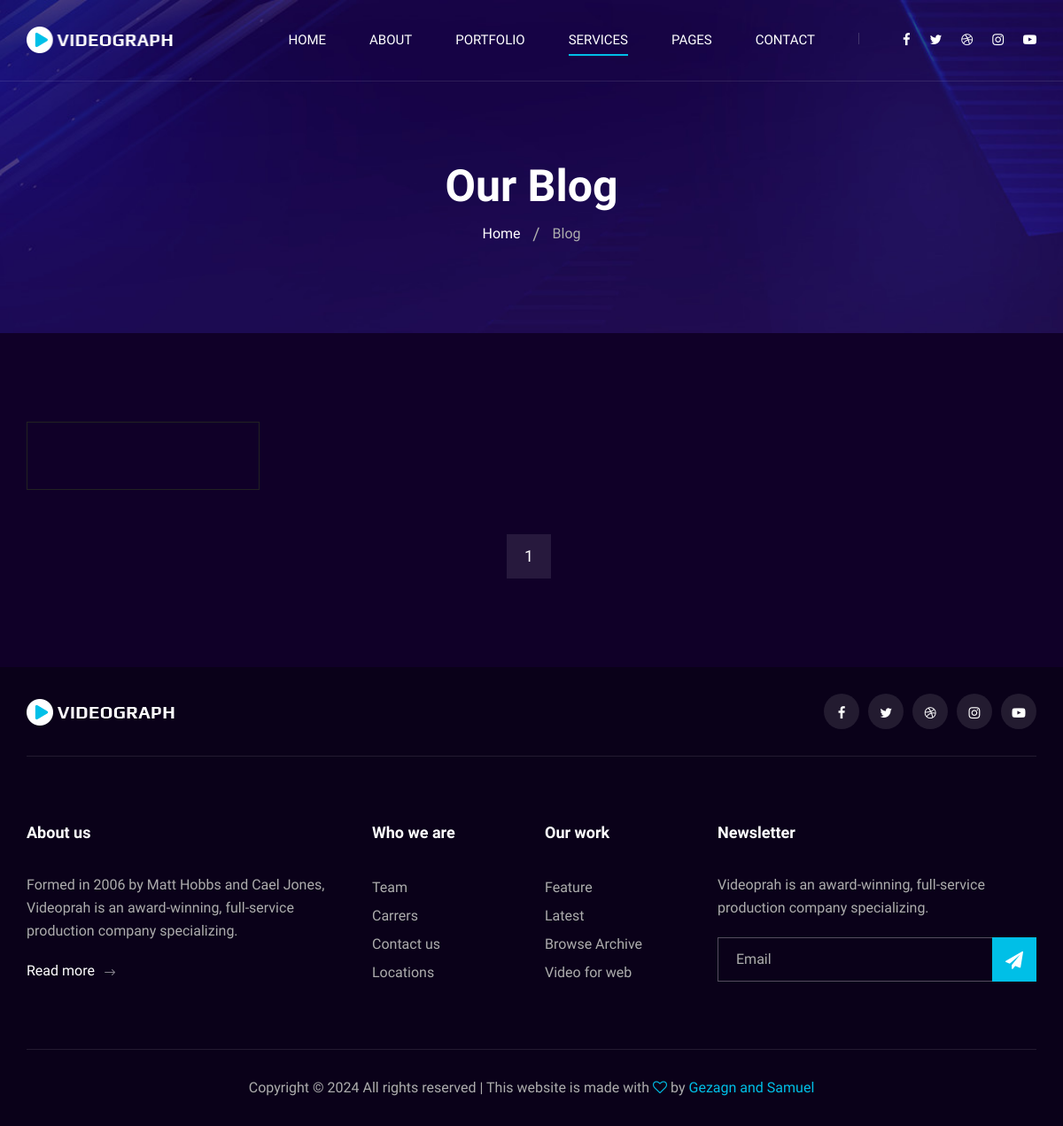
/blog, run on an earlier commit of the app's database.
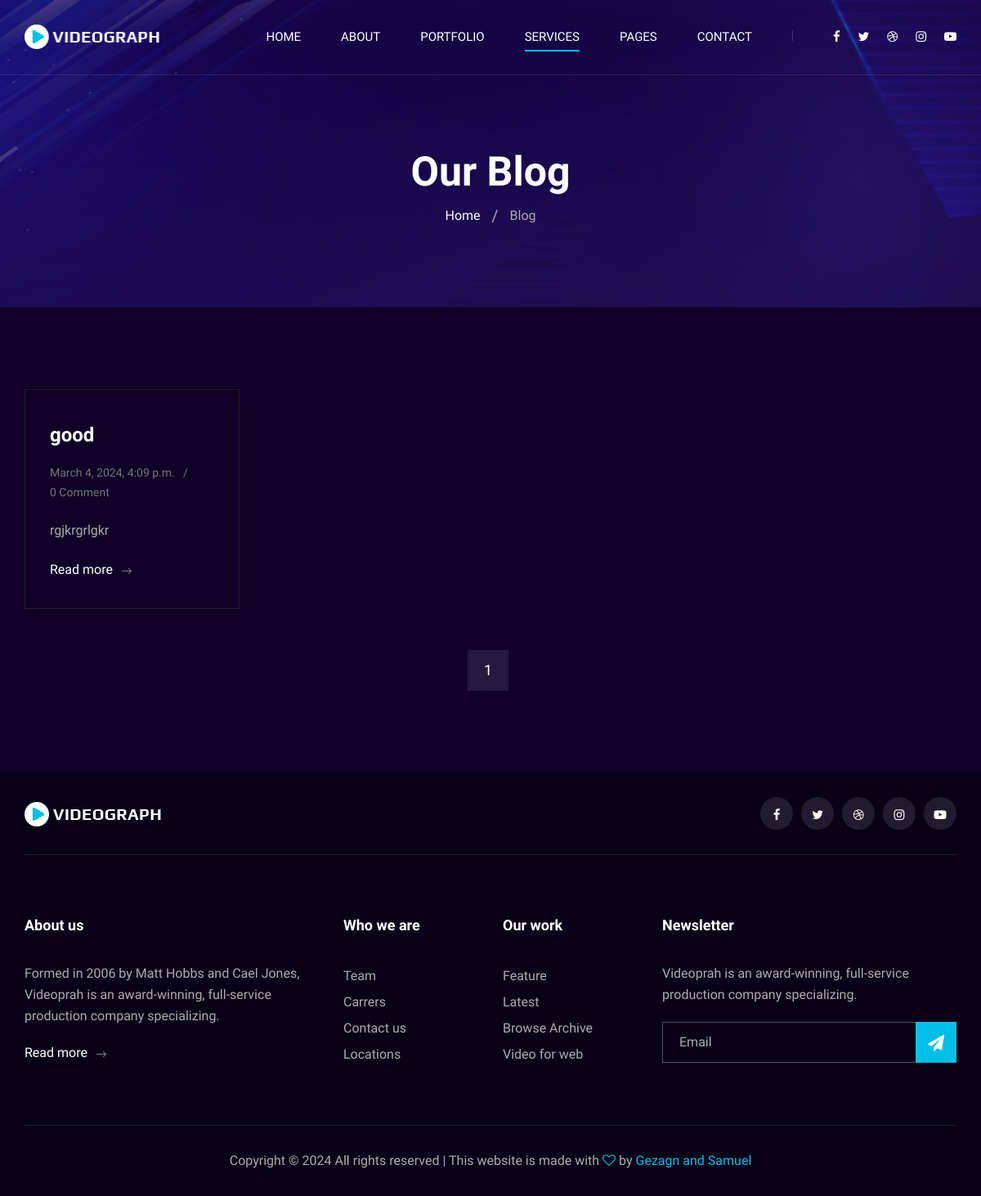
And on a later commit of the database.
### vidgraph/models.py (models this page shows)
class Blog(models.Model):
    title=models.CharField(max_length=500)
    author=models.ForeignKey(User,on_delete=models.CASCADE)
    created_on=models.DateTimeField(auto_now_add=True)
    body=models.TextField()

### vidgraph/views.py (the view)
# urls.py: path('blog',views.Blogs.as_view(), name='blog'),
class Blogs(ListView):
    model = Blog
    template_name = 'blog.html'
    context_object_name = 'posts'
    paginate_by = 1
    def get_queryset(self):
        return Blog.objects.all()
    def get_context_data(self, **kwargs):
        context = super().get_context_data(**kwargs)
        blog_list = self.get_queryset()
        paginator = Paginator(blog_list, self.paginate_by)
        page = self.request.GET.get('page')
        try:
            posts = paginator.page(page)
        except PageNotAnInteger:
            posts = paginator.page(1)
        except EmptyPage:
            posts = paginator.page(paginator.num_pages)
        context['posts'] = posts
        return context

### templates/blog.html (shortened to what this page needs)
<!DOCTYPE html>
{% load static%}
<html lang="zxx">
<head>
    <link rel="stylesheet" href="{% static 'css/bootstrap.min.css' %}" type="text/css">
    <link rel="stylesheet" href="{% static 'css/font-awesome.min.css' %}" type="text/css">
    <link rel="stylesheet" href="{% static 'css/elegant-icons.css' %}" type="text/css">
    <link rel="stylesheet" href="{% static 'css/owl.carousel.min.css' %}" type="text/css">
    <link rel="stylesheet" href="{% static 'css/magnific-popup.css' %}" type="text/css">
    <link rel="stylesheet" href="{% static 'css/slicknav.min.css' %}" type="text/css">
    <link rel="stylesheet" href="{% static 'css/style.css' %}" type="text/css">
</head>
<body>
    <header class="header">
        <div class="container">
            <div class="row">
                <div class="col-lg-2">
                    <div class="header__logo">
                        <a href="{% url 'home' %}"><img src="img/logo.png" alt=""></a>
                    </div>
                </div>
                <div class="col-lg-10">
                    <div class="header__nav__option">
                        <nav class="header__nav__menu mobile-menu">
                            <ul>
                                <li><a href="{% url 'home'%}">Home</a></li>
                                <li><a href="{% url 'about' %}">About</a></li>
                                <li><a href="{% url 'portfolio' %}">Portfolio</a></li>
                                <li class="active"><a href="{% url 'service' %}">Services</a></li>
                                <li><a href="#">Pages</a>
                                </li>
                                <li><a href="{% url 'contactus' %}">Contact</a></li>
                            </ul>
                        </nav>
                        <div class="header__nav__social">
                            <a href="#"><i class="fa fa-facebook"></i></a>
                            <a href="#"><i class="fa fa-twitter"></i></a>
                            <a href="#"><i class="fa fa-dribbble"></i></a>
                            <a href="#"><i class="fa fa-instagram"></i></a>
                            <a href="#"><i class="fa fa-youtube-play"></i></a>
                        </div>
                    </div>
                </div>
            </div>
        </div>
    </header>
    <div class="breadcrumb-option spad set-bg" data-setbg="{% static 'img/breadcrumb-bg.jpg' %}">
        <div class="container">
            <div class="row">
                <div class="col-lg-12 text-center">
                    <div class="breadcrumb__text">
                        <h2>Our Blog</h2>
                        <div class="breadcrumb__links">
                            <a href="{% url 'home' %}">Home</a>
                            <span>Blog</span>
                        </div>
                    </div>
                </div>
            </div>
        </div>
    </div>
    <section class="blog spad">
        <div class="container">
            <div class="row">
                <div class="col-lg-3 col-md-6 col-sm-6">
                    <div class="blog__item">
                        {% for post in posts %}
                       <h4> {{post.title}}</h4>
                        <ul>
                            <li>{{post.created_on}}</li>
                            <li>{{post.comments.count}} Comment</li>
                        </ul>
                            <p>{{post.body|slice:100}}</p>
                        <a href="{% url 'blog-detail' post.id %}">Read more <span class="arrow_right"></span></a>
                    {% endfor %}
                    </div>
                </div>
            </div>
    <div class="row">
    <div class="col-lg-12">
        <div class="pagination__option blog__pagi">
            {% for page in posts.paginator.page_range %}
                {% if posts.number == page %}
                    <span class="number__pagination current">{{ page }}</span>
                {% else %}
                    <a href="?page={{ page }}" class="number__pagination">{{ page }}</a>
                {% endif %}
            {% endfor %}
        </div>
    </div>
</div>
        </div>
    </section>
    <footer class="footer">
        <div class="container">
            <div class="footer__top">
                <div class="row">
                    <div class="col-lg-6 col-md-6">
                        <div class="footer__top__logo">
                            <a href="#"><img src="{% static 'img/logo.png' %}" alt=""></a>
                        </div>
                    </div>
                    <div class="col-lg-6 col-md-6">
                        <div class="footer__top__social">
                            <a href="#"><i class="fa fa-facebook"></i></a>
                            <a href="#"><i class="fa fa-twitter"></i></a>
                            <a href="#"><i class="fa fa-dribbble"></i></a>
                            <a href="#"><i class="fa fa-instagram"></i></a>
                            <a href="#"><i class="fa fa-youtube-play"></i></a>
                        </div>
                    </div>
                </div>
            </div>
            <div class="footer__option">
                <div class="row">
                    <div class="col-lg-4 col-md-6 col-sm-6">
                        <div class="footer__option__item">
                            <h5>About us</h5>
                            <p>Formed in 2006 by Matt Hobbs and Cael Jones, Videoprah is an award-winning, full-service
                                production company specializing.</p>
                            <a href="#" class="read__more">Read more <span class="arrow_right"></span></a>
                        </div>
                    </div>
                    <div class="col-lg-2 col-md-3 col-sm-3">
                        <div class="footer__option__item">
                            <h5>Who we are</h5>
                            <ul>
                                <li><a href="#">Team</a></li>
                                <li><a href="#">Carrers</a></li>
                                <li><a href="{% url 'contactus' %}">Contact us</a></li>
                                <li><a href="#">Locations</a></li>
                            </ul>
                        </div>
                    </div>
                    <div class="col-lg-2 col-md-3 col-sm-3">
                        <div class="footer__option__item">
                            <h5>Our work</h5>
                            <ul>
                                <li><a href="#">Feature</a></li>
                                <li><a href="#">Latest</a></li>
                                <li><a href="#">Browse Archive</a></li>
                                <li><a href="#">Video for web</a></li>
                            </ul>
                        </div>
                    </div>
                    <div class="col-lg-4 col-md-12">
                        <div class="footer__option__item">
                            <h5>Newsletter</h5>
                            <p>Videoprah is an award-winning, full-service production company specializing.</p>
                            <form action="#">
                                <input type="text" placeholder="Email">
                                <button type="submit"><i class="fa fa-send"></i></button>
                            </form>
                        </div>
                    </div>
                </div>
            </div>
            <div class="footer__copyright">
                <div class="row">
                    <div class="col-lg-12 text-center">
                        <p class="footer__copyright__text">Copyright &copy;
                            All rights reserved | This website is made with <i class="fa fa-heart-o"
                                aria-hidden="true"></i> by <a href="https://colorlib.com" target="_blank">Gezagn and Samuel</a>
                        </p>
                    </div>
                </div>
            </div>
        </div>
    </footer>
</body>
</html>

What changed in the data, as far as the page shows it:
added Blog: title "good", created_on "March 4, 2024, 4:09 p.m.", comments.count "0", body "rgjkrgrlgkr"
